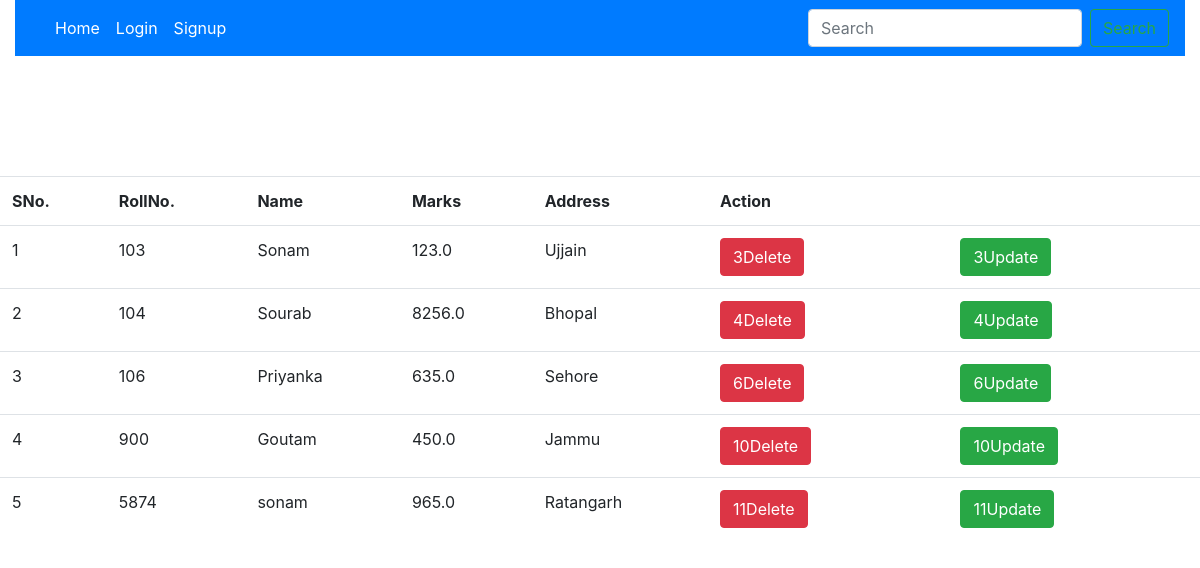
Screenshot of /studentrecord/ with the database file from the repository.
### testapp/models.py (models this page shows)
class Student(models.Model):
    sroll=models.IntegerField()
    sname=models.CharField(max_length=255)
    smarks=models.FloatField()
    sadd=models.CharField(max_length=255)

### testapp/views.py (the view)
# urls.py: path('studentrecord/',views.StudentListView.as_view(), name="student_record"),
class StudentListView(ListView):
    model = Student
    template_name='testapp/student_record.html'
    context_object_name='students'

### templates/testapp/student_record.html
{%extends 'testapp/homepage.html'%}
{%load static %}
{%block content%}
<div class="table-responsive">
      <table class="table">
        {% if students %}
        <tr>
          <th>SNo.</th><th>RollNo.</th><th>Name</th><th>Marks</th><th>Address</th><th colspan="5">Action</th>
        </tr>
        {%for i in students%}
        <tr>
        <td>{{forloop.counter}}</td><td>{{i.sroll}}</td><td>{{i.sname}}</td><td>{{i.smarks}}</td><td>{{i.sadd}}</td>
        <td><a href="/studentdelete/{{i.id}}" type="button" class="btn btn-danger" name="button">{{i.id}}Delete</a></td><td></td>
        <td><a href="/studentupdate/{{i.id}}" type="button" class="btn btn-success" name="button">{{i.id}}Update</a></td><td></td>
        </tr><br>
        {%endfor%}
      </table>
  {%else%}
  No Record Found
  {%endif%}
</div>
{%endblock%}

### templates/testapp/homepage.html (shortened to what this page needs)
<!DOCTYPE html>
<html lang="en">
<head>
  <link rel="stylesheet" href="https://maxcdn.bootstrapcdn.com/bootstrap/4.5.2/css/bootstrap.min.css">
</head>
<body>
  <div class="container-fluid">
    <nav class="navbar navbar-expand-lg navbar-dark bg-primary">
    <div class="collapse navbar-collapse" id="navbarSupportedContent">
      <ul class="navbar-nav mr-auto">
        <li class="nav-item active">
          <a class="nav-link" href="#">Home <span class="sr-only">(current)</span></a>
        </li>
        {% if not user.is_authenticated  %}
        <li class="nav-item active">
          <a class="nav-link" href="/accounts/login">Login <span class="sr-only">(current)</span></a>
        </li>
        <li class="nav-item active">
          <a class="nav-link" href="/signurl">Signup <span class="sr-only">(current)</span></a>
        </li>
        {%endif%}
      </ul>
      <form class="form-inline my-2 my-lg-0">
        <input class="form-control mr-sm-2" type="search" placeholder="Search" aria-label="Search">
        <button class="btn btn-outline-success my-2 my-sm-0" type="submit">Search</button>
      </form>
    </div>
  </nav>
  </div>
{%block content%}
{%endblock%}
</body>
</html>

### rows the page displays
Student: sroll "103", sname "Sonam", smarks "123.0", sadd "Ujjain", id "3"
Student: sroll "104", sname "Sourab", smarks "8256.0", sadd "Bhopal", id "4"
Student: sroll "106", sname "Priyanka", smarks "635.0", sadd "Sehore", id "6"
Student: sroll "900", sname "Goutam", smarks "450.0", sadd "Jammu", id "10"
Student: sroll "5874", sname "sonam", smarks "965.0", sadd "Ratangarh", id "11"
